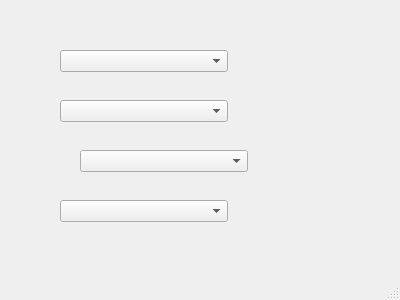
<?xml version="1.0" encoding="UTF-8"?>
<ui version="4.0">
 <class>MainWindow</class>
 <widget class="QMainWindow" name="MainWindow">
  <property name="geometry">
   <rect>
    <x>0</x>
    <y>0</y>
    <width>400</width>
    <height>300</height>
   </rect>
  </property>
  <property name="windowTitle">
   <string>MainWindow</string>
  </property>
  <widget class="QWidget" name="centralWidget">
   <widget class="ColorComboBox" name="colorcombobox">
    <property name="geometry">
     <rect>
      <x>60</x>
      <y>50</y>
      <width>168</width>
      <height>22</height>
     </rect>
    </property>
   </widget>
   <widget class="ColorComboBox" name="colorcombobox_2">
    <property name="geometry">
     <rect>
      <x>60</x>
      <y>100</y>
      <width>168</width>
      <height>22</height>
     </rect>
    </property>
   </widget>
   <widget class="ColorComboBox" name="colorcombobox_3">
    <property name="geometry">
     <rect>
      <x>80</x>
      <y>150</y>
      <width>168</width>
      <height>22</height>
     </rect>
    </property>
   </widget>
   <widget class="ColorComboBox" name="colorcombobox_4">
    <property name="geometry">
     <rect>
      <x>60</x>
      <y>200</y>
      <width>168</width>
      <height>22</height>
     </rect>
    </property>
   </widget>
  </widget>
  <widget class="QStatusBar" name="statusBar"/>
 </widget>
 <layoutdefault spacing="6" margin="11"/>
 <customwidgets>
  <customwidget>
   <class>ColorComboBox</class>
   <extends>QComboBox</extends>
   <header>colorcombox.h</header>
  </customwidget>
 </customwidgets>
 <resources/>
 <connections/>
</ui>
